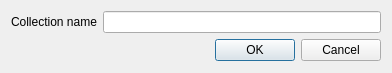
<?xml version="1.0" encoding="UTF-8"?>
<ui version="4.0">
 <class>CollectionNameDialog</class>
 <widget class="QDialog" name="CollectionNameDialog">
  <property name="geometry">
   <rect>
    <x>0</x>
    <y>0</y>
    <width>392</width>
    <height>73</height>
   </rect>
  </property>
  <property name="windowTitle">
   <string>Dialog</string>
  </property>
  <layout class="QVBoxLayout" name="verticalLayout">
   <item>
    <layout class="QHBoxLayout" name="horizontalLayout">
     <item>
      <widget class="QLabel" name="label">
       <property name="text">
        <string>Collection name</string>
       </property>
      </widget>
     </item>
     <item>
      <widget class="QLineEdit" name="collectionNameEdit"/>
     </item>
    </layout>
   </item>
   <item>
    <widget class="QDialogButtonBox" name="buttonBox">
     <property name="orientation">
      <enum>Qt::Horizontal</enum>
     </property>
     <property name="standardButtons">
      <set>QDialogButtonBox::Cancel|QDialogButtonBox::Ok</set>
     </property>
    </widget>
   </item>
  </layout>
 </widget>
 <resources/>
 <connections>
  <connection>
   <sender>buttonBox</sender>
   <signal>accepted()</signal>
   <receiver>CollectionNameDialog</receiver>
   <slot>accept()</slot>
   <hints>
    <hint type="sourcelabel">
     <x>248</x>
     <y>254</y>
    </hint>
    <hint type="destinationlabel">
     <x>157</x>
     <y>274</y>
    </hint>
   </hints>
  </connection>
  <connection>
   <sender>buttonBox</sender>
   <signal>rejected()</signal>
   <receiver>CollectionNameDialog</receiver>
   <slot>reject()</slot>
   <hints>
    <hint type="sourcelabel">
     <x>316</x>
     <y>260</y>
    </hint>
    <hint type="destinationlabel">
     <x>286</x>
     <y>274</y>
    </hint>
   </hints>
  </connection>
 </connections>
</ui>
